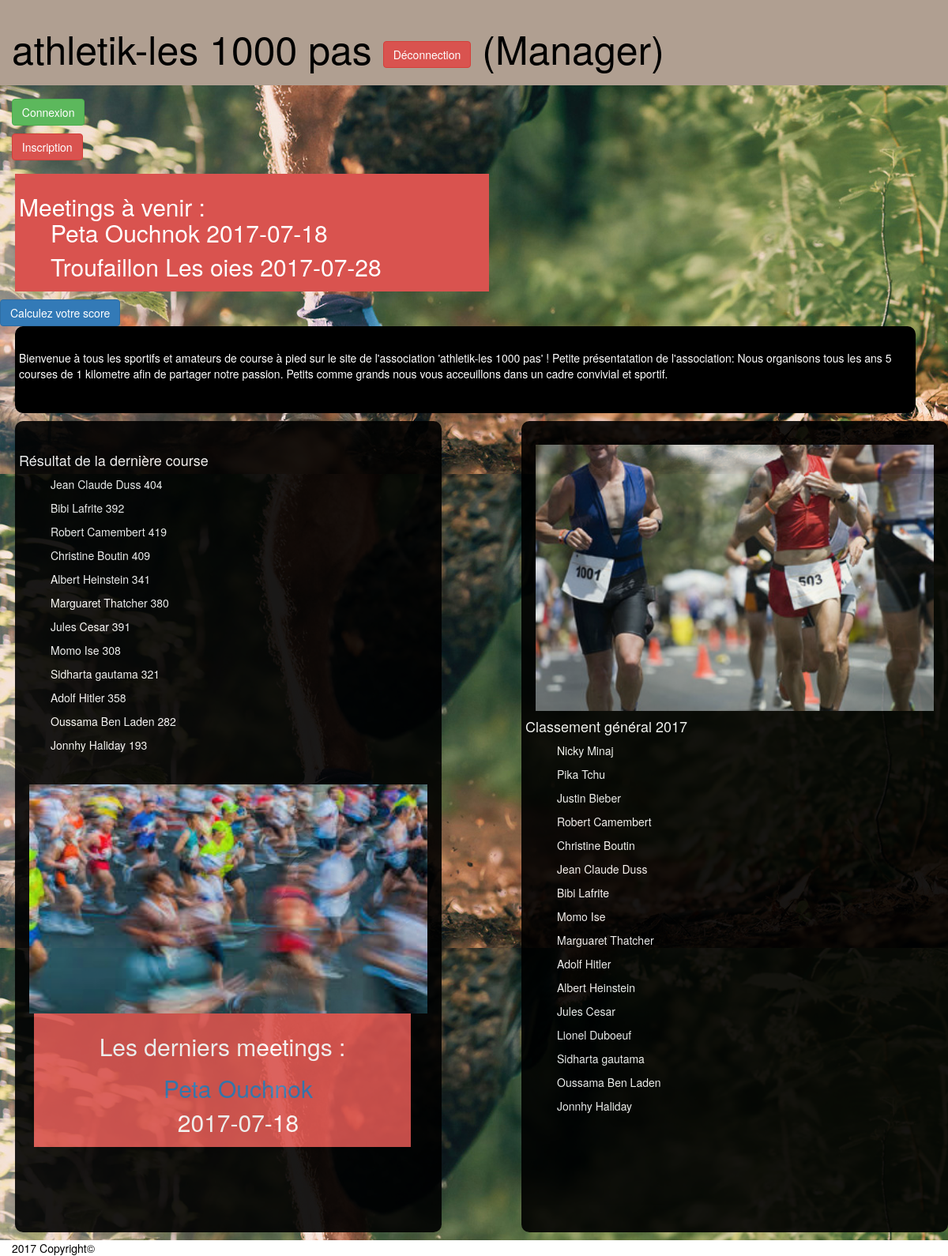
The page /testacc.php (signed in) on the database its author committed.
### tables this page shows
CREATE TABLE `meeting` (
  `id` int(11) NOT NULL,
  `name` varchar(128) NOT NULL,
  `description` text NOT NULL,
  `date` date NOT NULL
);

CREATE TABLE `result` (
  `id` int(11) NOT NULL,
  `meeting_id` int(11) NOT NULL,
  `athlete_id` int(11) NOT NULL,
  `time` float NOT NULL,
  `points` int(11) NOT NULL
);

CREATE TABLE `athlete` (
  `id` int(11) NOT NULL,
  `firstname` varchar(128) NOT NULL,
  `lastname` varchar(128) NOT NULL,
  `birthdate` year(4) NOT NULL
);

### classModel.php (the view, shortened to what this page needs)
<?php
class IndexWeb {
    public function nextmeet(){
        include 'PDObdd.php';
        $meet = $bdd->prepare('SELECT * FROM meeting WHERE YEAR(meeting.date) = 2017');
        $meet->execute(array());
        while($donnees = $meet->fetch()){
           echo '<ul>';
                          echo $donnees['name']." ";
                          echo $donnees['date']." ";
           echo '</ul>';
        }
    }
    public function lastresult(){
        include 'PDObdd.php';
        $clmnt = $bdd->prepare('SELECT athlete.*, result.time, result.points  FROM athlete inner join result on athlete.id = result.id WHERE result.meeting_id = 1');
        $clmnt->execute(array());
        while($donnees = $clmnt->fetch()){
           echo '<ul>';
                          echo $donnees['firstname']." ";
                          echo $donnees['lastname']." ";
                          echo $donnees['points'];
           echo '</ul>';
        }
    }
    public function classmnt(){
        include 'PDObdd.php';
        $resugene = $bdd->prepare('SELECT SUM(result.points) as total, athlete.lastname, athlete.firstname FROM result inner join athlete on result.athlete_id = athlete.id inner join meeting on result.meeting_id = meeting.id WHERE YEAR(CURRENT_DATE()) = 2017 GROUP BY athlete.id ORDER BY total DESC');
        $resugene->execute(array());
        while($donnees = $resugene->fetch()){
             echo'<ul>';
                          echo $donnees['firstname']." ";
                          echo $donnees['lastname'];
             echo'</ul> ';
        }
    }
    public function lastmeet(){
        try{
        include 'PDObdd.php';
        $bdd->setAttribute(PDO::ATTR_ERRMODE, PDO::ERRMODE_EXCEPTION);
        $reponse = $bdd->prepare("SELECT * FROM meeting WHERE YEAR(meeting.date) = 2017");
        $reponse->execute(array());
        $last = 0;
        while ($time = $reponse->fetch()){
               $dday = date("j");
               $month = date("n");
               $year = date("Y");
               $moment1 = $dday.'-'.$month.'-'.$year;
               $moment2 = $time['date'];
               if(strtotime($moment1) > strtotime($moment2)) {
                   $lastEvent[$last] = $time['name'];
                   $lastDate[$last] = $time['date'];
                   $last +=1;
                }
        }
           for($i=0; $i < $last; $i++){
            echo '<ul>';
                          echo "<h2>"."<a href='indexLastEvent.php'>$lastEvent[$i]</a>"."</h2>";
                          echo $lastDate[$i]." ";
            echo '</ul>';
           }
        }
              catch (Exception $e){
              echo 'Exception: ',  $e->getMessage(), "\n";
              }
    }
}

### eva.css (style rules this page uses)
html { background-color: white; }
body { color:black; background-color:white; background-image:url(img/trail.jpg); }

### rows shown on the page
meeting: name "Peta Ouchnok", date "2017-07-18"
meeting: name "Troufaillon Les oies", date "2017-07-28"
result: athlete.firstname "Jean Claude", athlete.lastname "Duss", points "404"
result: athlete.firstname "Bibi", athlete.lastname "Lafrite", points "392"
result: athlete.firstname "Robert", athlete.lastname "Camembert", points "419"
result: athlete.firstname "Christine", athlete.lastname "Boutin", points "409"
result: athlete.firstname "Albert", athlete.lastname "Heinstein", points "341"
result: athlete.firstname "Marguaret", athlete.lastname "Thatcher", points "380"
result: athlete.firstname "Jules", athlete.lastname "Cesar", points "391"
result: athlete.firstname "Momo", athlete.lastname "Ise", points "308"
result: athlete.firstname "Sidharta", athlete.lastname "gautama", points "321"
result: athlete.firstname "Adolf", athlete.lastname "Hitler", points "358"
result: athlete.firstname "Oussama", athlete.lastname "Ben Laden", points "282"
result: athlete.firstname "Jonnhy", athlete.lastname "Haliday", points "193"

### other values the page prints
$_SESSION['pseudo'] "Manager"
$lastEvent[$i] "Peta Ouchnok"
$lastDate[$i] "2017-07-18"
$donnees['firstname'] "Nicky"
$donnees['lastname'] "Minaj"
$donnees['firstname'] "Pika"
$donnees['lastname'] "Tchu"
$donnees['firstname'] "Justin"
$donnees['lastname'] "Bieber"
$donnees['firstname'] "Robert"
$donnees['lastname'] "Camembert"
$donnees['firstname'] "Christine"
$donnees['lastname'] "Boutin"
$donnees['firstname'] "Jean Claude"
$donnees['lastname'] "Duss"
